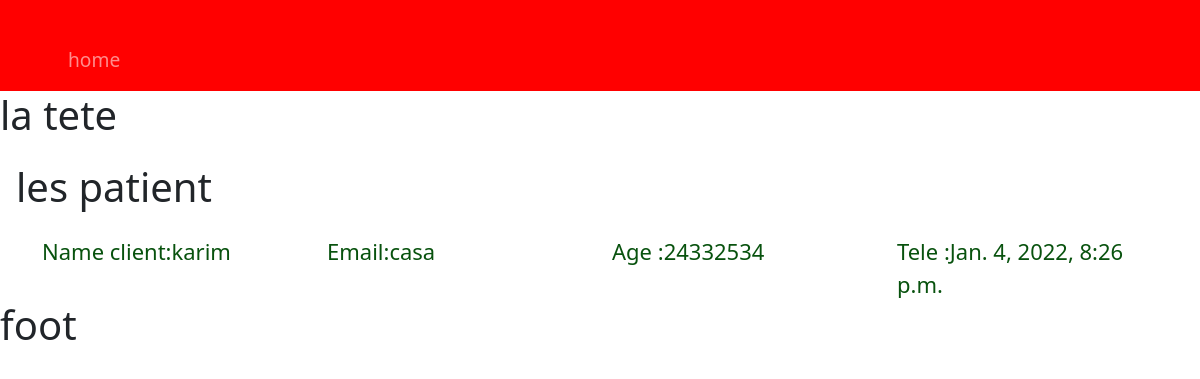
Page /patient/2 on the committed database.
### cabinet_medical/models.py (models this page shows)
class Patient(models.Model):
    Nom = models.CharField(max_length = 100 , null=True)
    Prenom = models.CharField(max_length = 100 , null=True)
    DateNaissance = models.DateTimeField(null=True)
    Poids = models.FloatField(null=True)
    Taille = models.FloatField(null=True)
    Adresse = models.CharField(max_length = 200 , null=True)
    Ville = models.CharField(max_length = 100 , null=True)
    Pays = models.CharField(max_length = 100 , null=True)
    CodePostal = models.CharField(max_length = 100 , null=True)
    Tel1 = models.CharField(max_length = 50 , null=True)
    Tel2 = models.CharField(max_length = 50 , null=True)
    Mutuelle = models.CharField(max_length = 100 , null=True)
    Photo = models.CharField(max_length = 200 , null=True)
    DateCreation = models.DateTimeField(auto_now_add=True , null=True)
    DateModification = models.DateTimeField(auto_now_add=True , null=True)

### cabinet_medical/views.py (the view)
# urls.py: path('patient/<str:pk>', views.patient , name="patient"),
def patient(request,pk):
    vpatient = Patient.objects.get(id=pk)
    rdv = vpatient.rdv_set.all()
    context={
        'patient' : vpatient ,
        'rdv' : rdv ,
    }
    return render (request , 'cabinetMedical/patient.html',context)

### cabinet_medical/templates/cabinetMedical/patient.html
{% extends 'cabinetMedical/main.html' %}
{% block content %}
      <h1 class="p-3">les patient</h1>
      <div class="container">
        <div class="row" style="color: #08520e; font-size: 22px;">
          <div class="col">
            Name client:{{patient.Nom}}
          </div>
          <div class="col"   >
            Email:{{patient.Ville}}
          </div>
          <div class="col">
            Age :{{patient.Tel1}}
          </div>
          <div class="col">
            Tele :{{patient.DateNaissance}}
          </div>
        </div>
      </div>
{% endblock  %}

### rows in the picture
Patient: Nom "karim", Ville "casa", Tel1 "24332534", DateNaissance "Jan. 4, 2022, 8:26 p.m."
